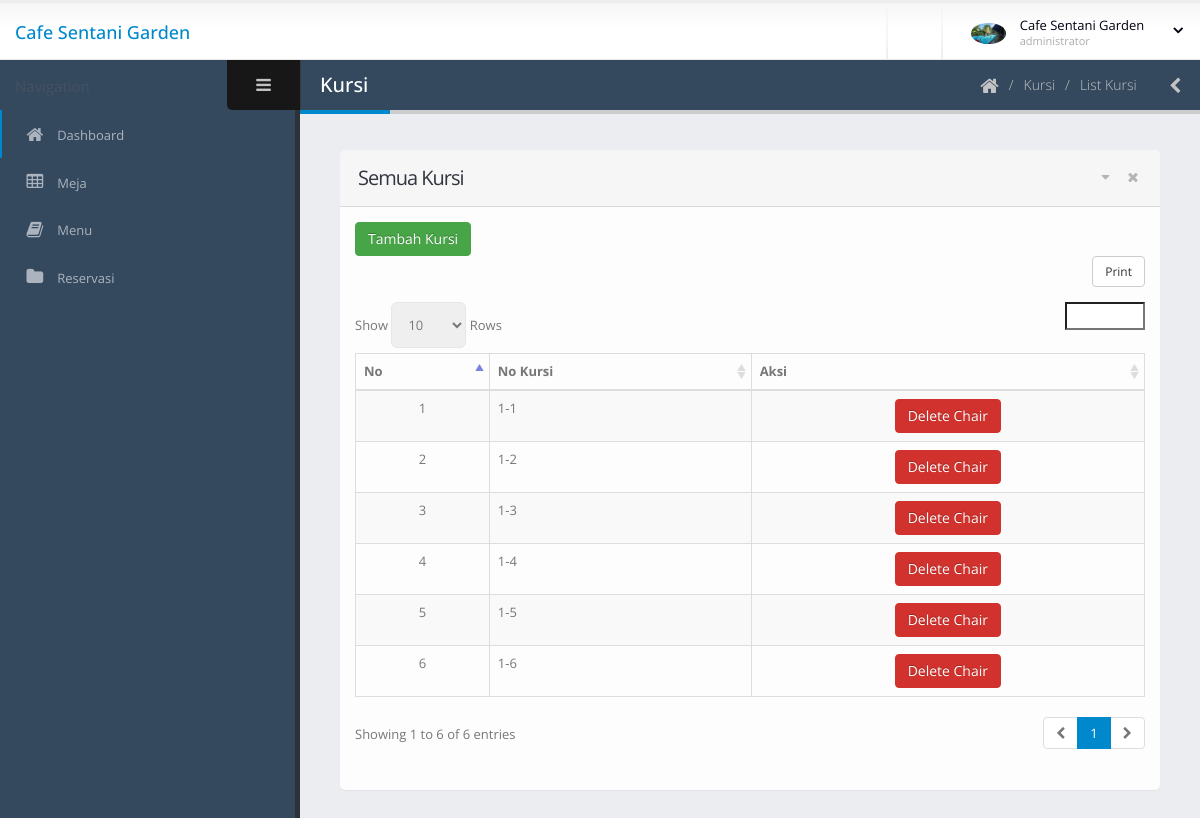
/dashboard/view-chair-list.php?table_id=3 (signed in), run on the app's committed database.
### tables this page shows
CREATE TABLE IF NOT EXISTS `kursi` (
  `id` int NOT NULL AUTO_INCREMENT,
  `tbl_id` int DEFAULT NULL,
  `chair_no` varchar(30) DEFAULT NULL,
  PRIMARY KEY (`id`)
);

### dashboard/view-chair-list.php (the view, shortened to what this page needs)
<?php include 'template/header.php';
?>
	<body>
		<section class="body">
			<?php include 'template/top-bar.php'; ?>
			<div class="inner-wrapper">
				<?php include 'template/left-bar.php'; ?>
				<section role="main" class="content-body">
					<header class="page-header">
						<h2>Kursi</h2>
						<div class="right-wrapper pull-right">
							<ol class="breadcrumbs">
								<li>
									<a href="index.php">
										<i class="fa fa-home"></i>
									</a>
								</li>
								<li><span>Kursi</span></li>
								<li><span>List Kursi</span></li>
							</ol>
							<a class="sidebar-right-toggle" data-open="sidebar-right"><i class="fa fa-chevron-left"></i></a>
						</div>
					</header>
						<section class="panel">
							<header class="panel-heading">
								<div class="panel-actions">
									<a href="#" class="fa fa-caret-down"></a>
									<a href="#" class="fa fa-times"></a>
								</div>
								<h2 class="panel-title">Semua Kursi</h2>
							</header>
							<div class="panel-body">
							<a href="#exampleModal" class="btn btn-success"  data-toggle="modal" >Tambah Kursi</a>
								<table class="table table-bordered table-striped mb-none" id="datatable-tabletools" data-swf-path="assets/vendor/jquery-datatables/extras/TableTools/swf/copy_csv_xls_pdf.swf">
									<thead>
										<tr>
											<th>No</th>
											<th>No Kursi</th>
											<th class="hidden-phone">Aksi</th>
										</tr>
									</thead>
									<tbody>
										<?php
										$count = 1;
										$con = connect();
										$tbl_id = $_GET['table_id'];
										$sql = "SELECT * FROM `kursi` WHERE tbl_id = '$tbl_id' ;";
										$result = $con->query($sql);
										foreach ($result as $r) {
										?>
										<tr class="gradeX">
											<td class="center hidden-phone"><?php echo $count; ?></td>
											<td><?php echo $r['chair_no']; ?></td>
											<td class="center hidden-phone">
												<a href="delete-chair.php?chair_id=<?php echo $r['id'];?>&tbl_id=<?php echo $tbl_id;?>" class="btn btn-danger"  onclick="if (!Done()) return false; ">Delete Chair</a>
											</td>
										</tr>
										<?php $count++; } ?>
									</tbody>
								</table>
							</div>
						</section>
				</section>
			</div>
		</section>
	</body>
</html>

### dashboard/assets/stylesheets/skins/default.css (style rules this page uses)
a, .btn-link { color: #0088cc; }
body .btn-success { color: #ffffff; text-shadow: 0 -1px 0 rgba(0, 0, 0, 0.25); background-color: #47a447; border-color: #47a447; }
body .btn-danger { color: #ffffff; text-shadow: 0 -1px 0 rgba(0, 0, 0, 0.25); background-color: #d2322d; border-color: #d2322d; }
.page-header h2 { border-bottom-color: #0088cc; }

### data on the page
kursi: chair_no "1-1"
kursi: chair_no "1-2"
kursi: chair_no "1-3"
kursi: chair_no "1-4"
kursi: chair_no "1-5"
kursi: chair_no "1-6"

### other printed values
$_SESSION['name'] "Cafe Sentani Garden"
